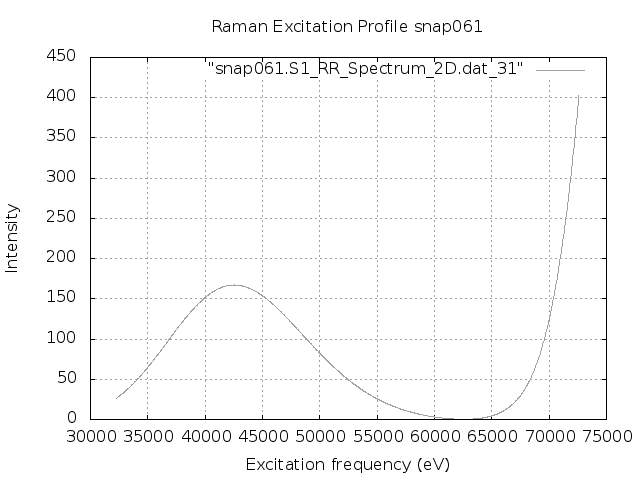

The gnuplot source for this figure:
set terminal png
set output "snap061.S1.REP.png"
set xlabel 'Excitation frequency (eV)'
set ylabel 'Intensity'
set title "Raman Excitation Profile snap061"
set grid
set autoscale
plot "snap061.S1_RR_Spectrum_2D.dat_31" with lines lc "blue"
exit
